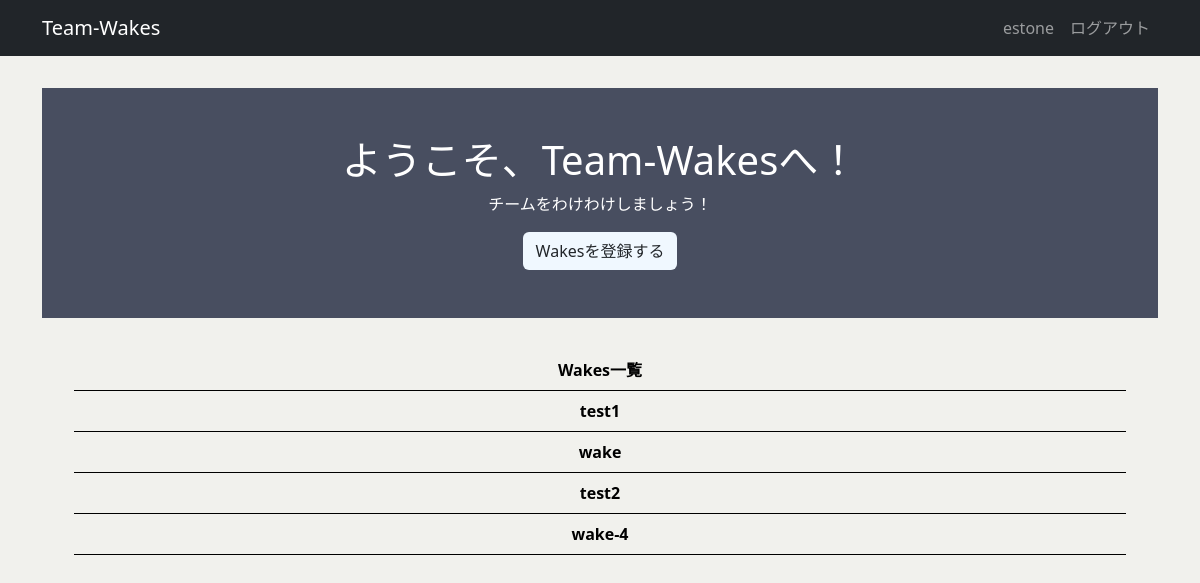
The app's page / (signed in) with its own data.
### wakes/models.py (models this page shows, shortened)
class Wake(models.Model):
    name = models.CharField('Wake名', max_length=50)
    description = models.TextField('説明文', max_length=48, default='', null=False, blank=True)
    member = models.ManyToManyField(Member, related_name='wakes', related_query_name='wake')
    created_by = models.ForeignKey(settings.AUTH_USER_MODEL, verbose_name="作成者", on_delete=models.CASCADE)
    class Meta:
        db_table = 'wakes'

### wakes/views.py (the view)
# urls.py: path('', top, name='top'),
def top(request):
    wakes = Wake.objects.all()
    context = {
        'wakes': wakes,
    }
    return render(request, 'wakes/top.html', context)

### templates/wakes/top.html
{% extends 'base.html' %}
{% load static %}
{% block main %}
  <div class="welcome">
    <h1 class="title">ようこそ、Team-Wakesへ！</h1>
    <p class="subtitle">チームをわけわけしましょう！</p>
    {% if user.is_authenticated %}
      <a class="btn btn-color" href="{% url 'wake_new' %}">Wakesを登録する</a>
    {% else %}
      <a class="btn btn-color" href="{% url 'login' %}">ログイン</a>
    {% endif %}
  </div>
  {% if user.is_authenticated %}
    {% if wakes %}
      <ul class="wakes-list">
        <li class="wakes-header">Wakes一覧</li>
        {% for wake in wakes %}
          {% if wake.created_by.id == user.id %}
            <li>
              <a href="{% url 'wake_detail' wake.id %}" class="wake">
                {{ wake.name }}
              </a>
            </li>
          {% endif %}
        {% endfor %}
      </ul>
    {% else %}
      <p class="message">Wakeはまだありません.</p>
    {% endif %}
  {% else %}
    <div class="welcome">
      <a class="btn btn-color" href="{% url 'wake_classic' %}">簡易版を利用する</a>
    </div>
  {% endif %}
{% endblock main %}

### templates/base.html (shortened to what this page needs)
{% load static %}
{% load django_bootstrap5 %}
<!DOCTYPE html>
<html lang="ja">
  <head>
    {% bootstrap_css %}
    <link rel="stylesheet" href="{% static 'wakes/css/style.css' %}">
  </head>
  <body>
    <nav class="navbar navbar-expand flex-md-row navbar-dark bg-dark">
      <div class="container justify-content-between">
        <a class="navbar-brand" href="/">Team-Wakes</a>
        <ul class="navbar-nav mr-md-2">
          {% if user.is_authenticated %}
            <li class="nav-item">
              <a class="nav-link">{{ user.username }}</a>
              <a class="nav-link" href="{% url 'logout' %}">ログアウト</a>
            </li>
          {% endif %}
        </ul>
      </div>
    </nav>
    <main>
      <div class="container">
        {% block main %}{% endblock main %}
      </div>
    </main>
  </body>
</html>

### static/wakes/css/style.css (style rules this page uses)
body { background-color: rgb(241, 241, 237); }
main { padding: 2rem 0; }
.welcome { color: white; padding: 3rem 0; margin-bottom: 2rem; background-color: #484e60; align-items: center; display: flex; flex-direction: column; }
.wakes-list > li { border-bottom: 1px solid black; color: rgb(0, 0, 0); font-weight: bold; list-style: none; text-align: center; width: auto; line-height: 40px; margin-right: 32px; }
.wake { display: block; text-decoration: none; color: black; }
.wakes-header { border-bottom: 1px solid black; }
.btn-color { background-color: aliceblue; }
.nav-item { display: flex; }

### records on screen
Wake: name "test1"
Wake: name "wake"
Wake: name "test2"
Wake: name "wake-4"

### other values on screen
{{ user.username }} "estone"
